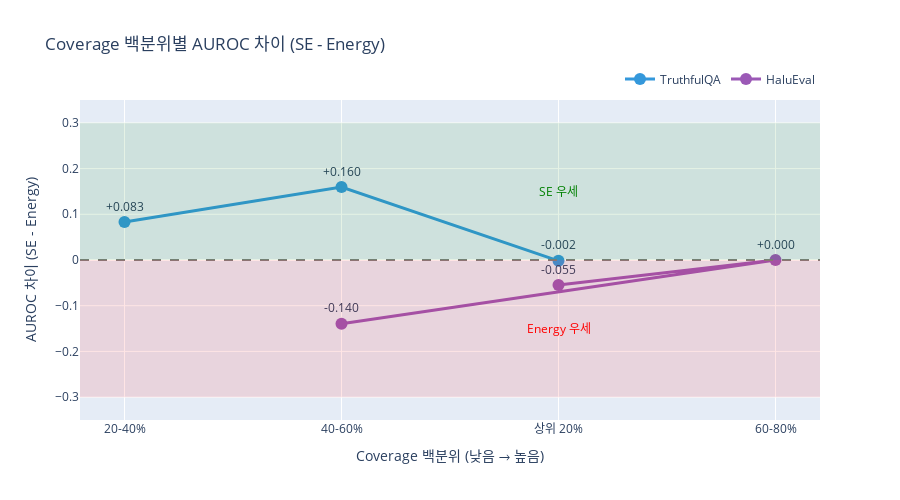

Notebook source saved alongside this figure:
### Markdown cell above
## 6. AUROC 차이 (SE - Energy) 추이

### Code cell
tqa_df["auroc_diff"] = tqa_df["se_auroc"] - tqa_df["energy_auroc"]
tqa_df["dataset"] = "TruthfulQA"

halu_df["auroc_diff"] = halu_df["se_auroc"] - halu_df["energy_auroc"]
halu_df["dataset"] = "HaluEval"

combined = pd.concat([tqa_df, halu_df], ignore_index=True)
combined = combined[combined["auroc_diff"].notna()]

fig = go.Figure()

for dataset, color in [("TruthfulQA", "#3498db"), ("HaluEval", "#9b59b6")]:
    df_sub = combined[combined["dataset"] == dataset]
    fig.add_trace(go.Scatter(
        x=df_sub["quintile"],
        y=df_sub["auroc_diff"],
        mode="lines+markers+text",
        name=dataset,
        marker=dict(size=12, color=color),
        line=dict(width=3, color=color),
        text=df_sub["auroc_diff"].apply(lambda x: f"{x:+.3f}"),
        textposition="top center",
    ))

fig.add_hline(y=0, line_dash="dash", line_color="gray")
fig.add_hrect(y0=0, y1=0.3, fillcolor="green", opacity=0.1, line_width=0)
fig.add_hrect(y0=-0.3, y1=0, fillcolor="red", opacity=0.1, line_width=0)

fig.add_annotation(x="상위 20%", y=0.15, text="SE 우세", showarrow=False, font=dict(color="green", size=12))
fig.add_annotation(x="상위 20%", y=-0.15, text="Energy 우세", showarrow=False, font=dict(color="red", size=12))

fig.update_layout(
    title="Coverage 백분위별 AUROC 차이 (SE - Energy)",
    xaxis_title="Coverage 백분위 (낮음 → 높음)",
    yaxis_title="AUROC 차이 (SE - Energy)",
    yaxis_range=[-0.35, 0.35],
    height=500,
    legend=dict(orientation="h", yanchor="bottom", y=1.02, xanchor="right", x=1)
)

fig.show()

### Figure 1 — Plotly figure (JSON) as saved in the notebook; plotly's stock layout.template omitted (floating-point values rounded to 4 significant figures)
{"data": [{"line": {"color": "#3498db", "width": 3}, "marker": {"color": "#3498db", "size": 12}, "mode": "lines+markers+text", "name": "TruthfulQA", "text": ["+0.083", "+0.160", "-0.002"], "textposition": "top center", "type": "scatter", "x": ["20-40%", "40-60%", "상위 20%"], "y": [0.08301, 0.1595, -0.001761]}, {"line": {"color": "#9b59b6", "width": 3}, "marker": {"color": "#9b59b6", "size": 12}, "mode": "lines+markers+text", "name": "HaluEval", "text": ["-0.140", "+0.000", "-0.055"], "textposition": "top center", "type": "scatter", "x": ["40-60%", "60-80%", "상위 20%"], "y": [-0.1397, 0.0, -0.05492]}], "layout": {"annotations": [{"font": {"color": "green", "size": 12}, "showarrow": false, "text": "SE 우세", "x": "상위 20%", "y": 0.15}, {"font": {"color": "red", "size": 12}, "showarrow": false, "text": "Energy 우세", "x": "상위 20%", "y": -0.15}], "height": 500, "legend": {"orientation": "h", "x": 1, "xanchor": "right", "y": 1.02, "yanchor": "bottom"}, "shapes": [{"line": {"color": "gray", "dash": "dash"}, "type": "line", "x0": 0, "x1": 1, "xref": "x domain", "y0": 0, "y1": 0, "yref": "y"}, {"fillcolor": "green", "line": {"width": 0}, "opacity": 0.1, "type": "rect", "x0": 0, "x1": 1, "xref": "x domain", "y0": 0, "y1": 0.3, "yref": "y"}, {"fillcolor": "red", "line": {"width": 0}, "opacity": 0.1, "type": "rect", "x0": 0, "x1": 1, "xref": "x domain", "y0": -0.3, "y1": 0, "yref": "y"}], "title": {"text": "Coverage 백분위별 AUROC 차이 (SE - Energy)"}, "xaxis": {"title": {"text": "Coverage 백분위 (낮음 → 높음)"}}, "yaxis": {"range": [-0.35, 0.35], "title": {"text": "AUROC 차이 (SE - Energy)"}}}}
